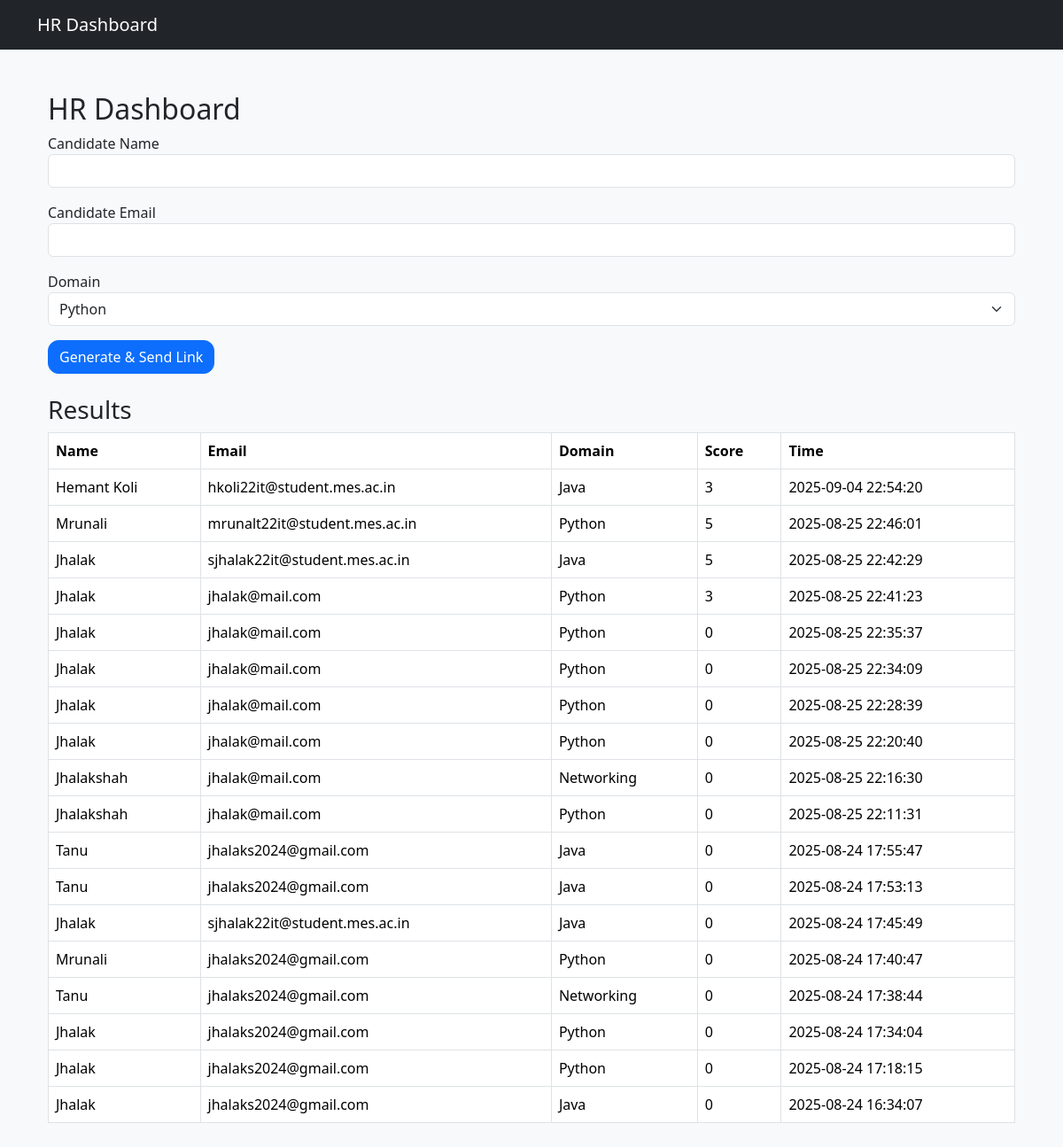
The page / on the database its author committed.
### tables this page shows
CREATE TABLE results (
            token TEXT,
            name TEXT,
            email TEXT,
            domain TEXT,
            score INTEGER,
            datetime TEXT,
            PRIMARY KEY(token)
        );

### app.py (the view, shortened to what this page needs)
@app.route("/", methods=["GET", "POST"])
def hr_dashboard():
    return render_template("hr_dashboard.html", results=get_results(), name="", email="", domain="")

### database.py (called while the page is built)
def get_results():
    conn = sqlite3.connect(DB_NAME)
    c = conn.cursor()
    c.execute("SELECT * FROM results ORDER BY datetime DESC")
    rows = c.fetchall()
    conn.close()
    return rows

### templates/hr_dashboard.html (shortened to what this page needs)
{% extends "base.html" %}
{% block content %}
<div class="container mt-5">
    <h2>HR Dashboard</h2>
    <form method="post" class="mb-4">
        <div class="mb-3">
            <label>Candidate Name</label>
            <input type="text" name="name" class="form-control" value="{{ name or '' }}" required>
        </div>
        <div class="mb-3">
            <label>Candidate Email</label>
            <input type="email" name="email" class="form-control" value="{{ email or '' }}" required>
        </div>
        <div class="mb-3">
            <label>Domain</label>
            <select name="domain" class="form-select" required>
                <option value="Python" {% if domain == 'Python' %}selected{% endif %}>Python</option>
            </select>
        </div>
        <button type="submit" class="btn btn-primary">Generate & Send Link</button>
    </form>
    <h3>Results</h3>
    <table class="table table-bordered" id="results-table">
        <thead>
            <tr>
                <th>Name</th>
                <th>Email</th>
                <th>Domain</th>
                <th>Score</th>
                <th>Time</th>
            </tr>
        </thead>
        <tbody>
            {% for r in results %}
            <tr>
                <td>{{ r[1] }}</td>
                <td>{{ r[2] }}</td>
                <td>{{ r[3] }}</td>
                <td>{{ r[4] }}</td>
                <td>{{ r[5] }}</td>
            </tr>
            {% endfor %}
        </tbody>
    </table>
</div>
{% endblock %}

### templates/base.html (shortened to what this page needs)
<!doctype html>
<html lang="en">
<head>
  <link href="https://cdn.jsdelivr.net/npm/bootstrap@5.3.3/dist/css/bootstrap.min.css" rel="stylesheet">
  <link href="{{ url_for('static', filename='css/styles.css') }}" rel="stylesheet">
</head>
<body class="bg-light">
  <nav class="navbar navbar-dark bg-dark mb-3">
    <div class="container">
      <a class="navbar-brand" href="{{ url_for('hr_dashboard') }}">HR Dashboard</a>
    </div>
  </nav>
  <div class="container mb-5">
    {% block content %}{% endblock %}
  </div>
</body>
</html>

### static/css/styles.css (style rules this page uses)
body { font-family: system-ui, -apple-system, Segoe UI, Roboto, Arial, sans-serif; }
.btn { border-radius: 12px; }

### rows shown on the page
results: name "Hemant Koli", email "hkoli22it@student.mes.ac.in", domain "Java", score "3", datetime "2025-09-04 22:54:20"
results: name "Mrunali", email "mrunalt22it@student.mes.ac.in", domain "Python", score "5", datetime "2025-08-25 22:46:01"
results: name "Jhalak", email "sjhalak22it@student.mes.ac.in", domain "Java", score "5", datetime "2025-08-25 22:42:29"
results: name "Jhalak", email "jhalak@mail.com", domain "Python", score "3", datetime "2025-08-25 22:41:23"
results: name "Jhalak", email "jhalak@mail.com", domain "Python", score "0", datetime "2025-08-25 22:35:37"
results: name "Jhalak", email "jhalak@mail.com", domain "Python", score "0", datetime "2025-08-25 22:34:09"
results: name "Jhalak", email "jhalak@mail.com", domain "Python", score "0", datetime "2025-08-25 22:28:39"
results: name "Jhalak", email "jhalak@mail.com", domain "Python", score "0", datetime "2025-08-25 22:20:40"
results: name "Jhalakshah", email "jhalak@mail.com", domain "Networking", score "0", datetime "2025-08-25 22:16:30"
results: name "Jhalakshah", email "jhalak@mail.com", domain "Python", score "0", datetime "2025-08-25 22:11:31"
results: name "Tanu", email "jhalaks2024@gmail.com", domain "Java", score "0", datetime "2025-08-24 17:55:47"
results: name "Tanu", email "jhalaks2024@gmail.com", domain "Java", score "0", datetime "2025-08-24 17:53:13"
results: name "Jhalak", email "sjhalak22it@student.mes.ac.in", domain "Java", score "0", datetime "2025-08-24 17:45:49"
results: name "Mrunali", email "jhalaks2024@gmail.com", domain "Python", score "0", datetime "2025-08-24 17:40:47"
results: name "Tanu", email "jhalaks2024@gmail.com", domain "Networking", score "0", datetime "2025-08-24 17:38:44"
results: name "Jhalak", email "jhalaks2024@gmail.com", domain "Python", score "0", datetime "2025-08-24 17:34:04"
results: name "Jhalak", email "jhalaks2024@gmail.com", domain "Python", score "0", datetime "2025-08-24 17:18:15"
results: name "Jhalak", email "jhalaks2024@gmail.com", domain "Java", score "0", datetime "2025-08-24 16:34:07"
